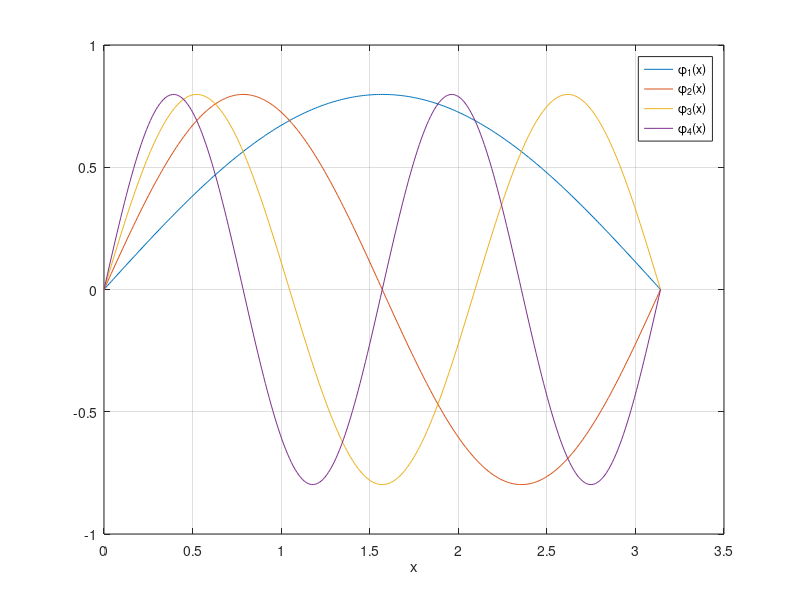
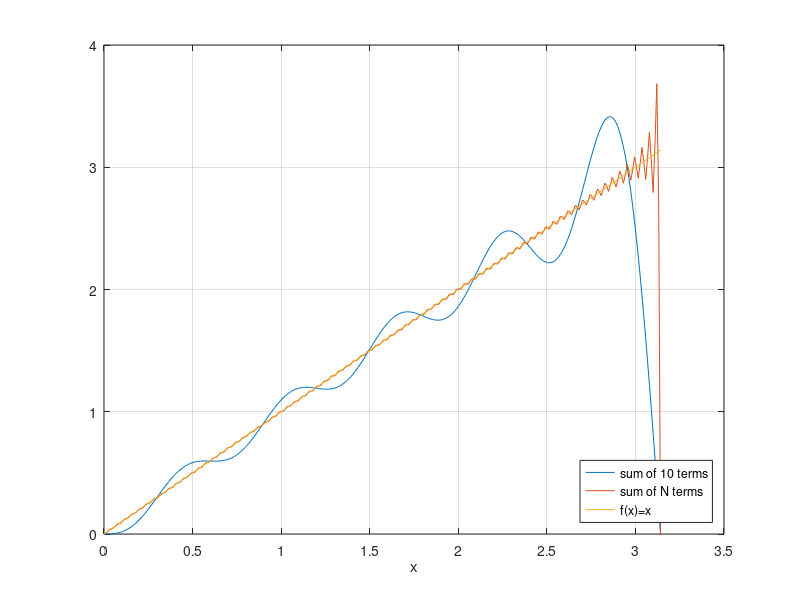

The MATLAB source for these figures, in order:
% FOURIER1  Show a first example of a Fourier sine series on [0,pi],
% for f(x)=x, using orthonormal set {phi_n(x) = pi^-1/2 sin(nx)}.

f = @(x) x;

% coefficients
N = 150
nn = 1:N;
c = sqrt(2 * pi) * (-1).^(nn - 1) ./ nn;

% plot some sines
figure(1)
x = 0:pi/300:pi;
for n=1:4
    plot(x, sqrt(2/pi) * sin(n*x)),  hold on
end
hold off, xlabel x, grid on
legend('\phi_1(x)', '\phi_2(x)', '\phi_3(x)', '\phi_4(x)')
print -dpng fourier1sines.png

% sum the series
s10 = zeros(size(x));
sN = s10;
for n=1:N
    if n <= 10
        s10 = s10 + c(n) * sqrt(2/pi) * sin(n*x);
    end
    sN = sN + c(n) * sqrt(2/pi) * sin(n*x);
end

% plot results
figure(2)
plot(x, s10, x, sN, x, f(x))
xlabel x,  grid on
legend('sum of 10 terms', 'sum of N terms', 'f(x)=x', 'location', 'southeast')
print -dpng fourier1result.png
